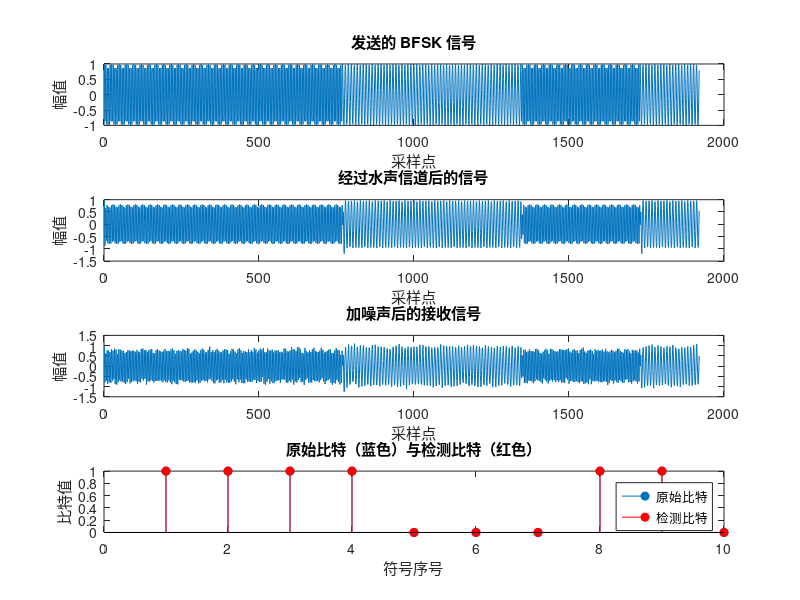

The MATLAB script that drew this image:
%% BFSK 通信系统仿真
% 清空工作区和命令窗口
clear; clc; close all;

%% 参数设置
fs = 192e3;         % 采样率 192 kHz
T_sym = 1e-3;       % 每个符号时长 1 ms
t_sym = 0:1/fs:T_sym-1/fs;  % 单个符号的时间向量

f0 = 20e3;          % 比特 0 对应的载波频率 20 kHz
f1 = 40e3;          % 比特 1 对应的载波频率 40 kHz

numSymbols = 10;   % 符号数

%% 生成随机比特序列
data = randi([0, 1], 1, numSymbols);

%% BFSK 调制
% 对每个比特，生成对应频率的正弦波，并将所有符号级联
tx_signal = [];
for k = 1:numSymbols
    if data(k) == 0
        sig = cos(2*pi*f0*t_sym);
    else
        sig = cos(2*pi*f1*t_sym);
    end
    tx_signal = [tx_signal, sig];
end

%% 水声信道仿真
% 水声信道一般具有多径效应，这里采用一个简单的多径模型
% 例如，假设信道的脉冲响应包含三个路径：
%  - 第一条直达路径，增益 = 1，无延时
%  - 第二条路径，延时 2~3 个采样点，增益约为 0.6
%  - 第三条路径，延时 7~8 个采样点，增益约为 0.3
% 构造一个离散脉冲响应（单位冲激响应长度可以根据实际情况调整）
h = [1, zeros(1,2), 0.6, zeros(1,4), 0.3];

% 通过滤波器模拟多径效应
channel_signal = filter(h, 1, tx_signal);

%% 加性噪声（AWGN）
% 设定信噪比（SNR）为 20 dB（可根据需要修改）
SNR_dB = 20;
rx_signal = awgn(channel_signal, SNR_dB, 'measured');

%% BFSK 解调（FFT频谱分析）
% 将接收信号按照每个符号的采样点数分段
N_sym = length(t_sym);   % 每个符号的采样点数
rx_matrix = reshape(rx_signal, N_sym, []);

% FFT 频率分辨率为 fs/N_sym = 192e3/192 = 1 kHz，
% 因此：
%   - 20 kHz 对应的 FFT bin 索引：index_f0 = 20 + 1 = 21
%   - 40 kHz 对应的 FFT bin 索引：index_f1 = 40 + 1 = 41
index_f0 = round(f0 * N_sym / fs) + 1;  
index_f1 = round(f1 * N_sym / fs) + 1;  

detected = zeros(1, numSymbols);  % 初始化检测结果

for k = 1:numSymbols
    symbol_signal = rx_matrix(:, k);   % 取出第 k 个符号信号
    
    % 计算 FFT
    X = fft(symbol_signal);
    magX = abs(X);   % 求幅值谱
    
    % 采用单个 bin 的能量进行判决
    amp0 = magX(index_f0);
    amp1 = magX(index_f1);
    
    % 如果 20 kHz 分量能量更强，判决为比特 0，否则为比特 1
    if amp0 > amp1
        detected(k) = 0;
    else
        detected(k) = 1;
    end
end

%% 计算误码率（BER）
numErrors = sum(data ~= detected);
BER = numErrors / numSymbols;
fprintf('误码率 = %f\n', BER);

%% 绘制结果
figure;
subplot(4,1,1);
plot(tx_signal);
title('发送的 BFSK 信号');
xlabel('采样点');
ylabel('幅值');

subplot(4,1,2);
plot(channel_signal);
title('经过水声信道后的信号');
xlabel('采样点');
ylabel('幅值');

subplot(4,1,3);
plot(rx_signal);
title('加噪声后的接收信号');
xlabel('采样点');
ylabel('幅值');

subplot(4,1,4);
stem(data, 'filled'); hold on;
stem(detected, 'r', 'filled');
title('原始比特（蓝色）与检测比特（红色）');
xlabel('符号序号');
ylabel('比特值');
legend('原始比特','检测比特');
